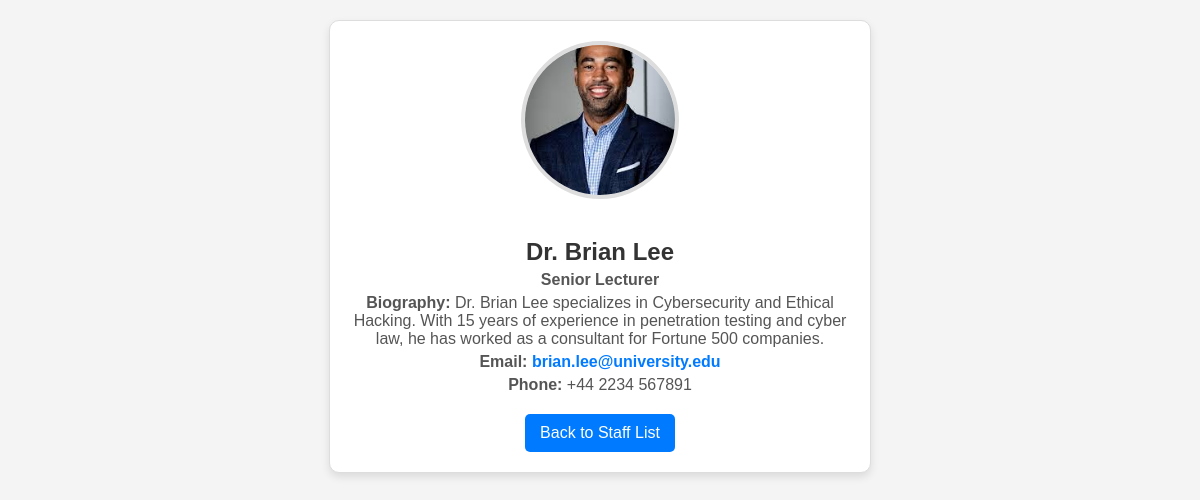
The page /staff/staff_details.php?staff_id=2 on the database its author committed.
### tables this page shows
CREATE TABLE `Staff` (
  `StaffID` int(11) NOT NULL,
  `Name` text NOT NULL,
  `JobTitle` varchar(255) NOT NULL DEFAULT 'Lecturer',
  `Photo` varchar(255) DEFAULT 'default.jpg',
  `Email` varchar(255) DEFAULT NULL,
  `Phone` varchar(20) DEFAULT NULL,
  `Biography` text DEFAULT NULL
);

### staff/staff_details.php (the view, shortened to what this page needs)
<?php
require 'db_connect.php';
$staffID = isset($_GET['staff_id']) ? (int)$_GET['staff_id'] : 0;
$sql = "SELECT Name, JobTitle, Photo, Email, Phone, Biography
        FROM Staff WHERE StaffID = :staff_id";
$stmt = $pdo->prepare($sql);
$stmt->execute(['staff_id' => $staffID]);
$staff = $stmt->fetch(PDO::FETCH_ASSOC);
?>
<!DOCTYPE html>
<html lang="en">
<head>
</head>
<body>
    <div class="profile-card">
        <img src="staff_photo/<?php echo htmlspecialchars($staff['Photo'] ?: 'default.jpg'); ?>" alt="Photo of <?php echo htmlspecialchars($staff['Name']); ?>">
        <h2><?php echo htmlspecialchars($staff['Name']); ?></h2>
        <p><strong><?php echo htmlspecialchars($staff['JobTitle']); ?></strong></p>
        <p><strong>Biography:</strong> <?php echo htmlspecialchars($staff['Biography'] ?: 'No biography available.'); ?></p>
        <div class="contact-info">
            <p><strong>Email:</strong> <a href="mailto:<?php echo htmlspecialchars($staff['Email']); ?>"><?php echo htmlspecialchars($staff['Email']); ?></a></p>
            <p><strong>Phone:</strong> <?php echo htmlspecialchars($staff['Phone']); ?></p>
        </div>
        <a href="staff.php" class="back-button" tabindex="0">Back to Staff List</a>
    </div>
</body>
</html>

### staff/staff_details.php (style rules this page uses)
body { font-family: Arial, sans-serif; text-align: center; margin: 20px; background-color: #f4f4f4; }
.profile-card { max-width: 500px; margin: auto; padding: 20px; border: 1px solid #ddd; border-radius: 10px; background-color: white; box-shadow: 0 4px 8px rgba(0, 0, 0, 0.1); }
.profile-card img { width: 150px; height: 150px; border-radius: 50%; object-fit: cover; margin-bottom: 15px; border: 4px solid #ddd; }
h2 { color: #333; margin-bottom: 5px; }
p { color: #555; margin: 5px 0; }
.contact-info a { color: #007bff; text-decoration: none; font-weight: bold; }
.back-button { display: inline-block; margin-top: 15px; padding: 10px 15px; background-color: #007bff; color: white; text-decoration: none; border-radius: 5px; }

### rows shown on the page
staff: Photo (picture), Name "Dr. Brian Lee", JobTitle "Senior Lecturer", Biography "Dr. Brian Lee specializes in Cybersecurity and Ethical Hacking. With 15 years of experience in penetration testing and cyber law, he has worked as a consultant for Fortune 500 companies.", Email "brian.lee@university.edu", Phone "+44 2234 567891"
